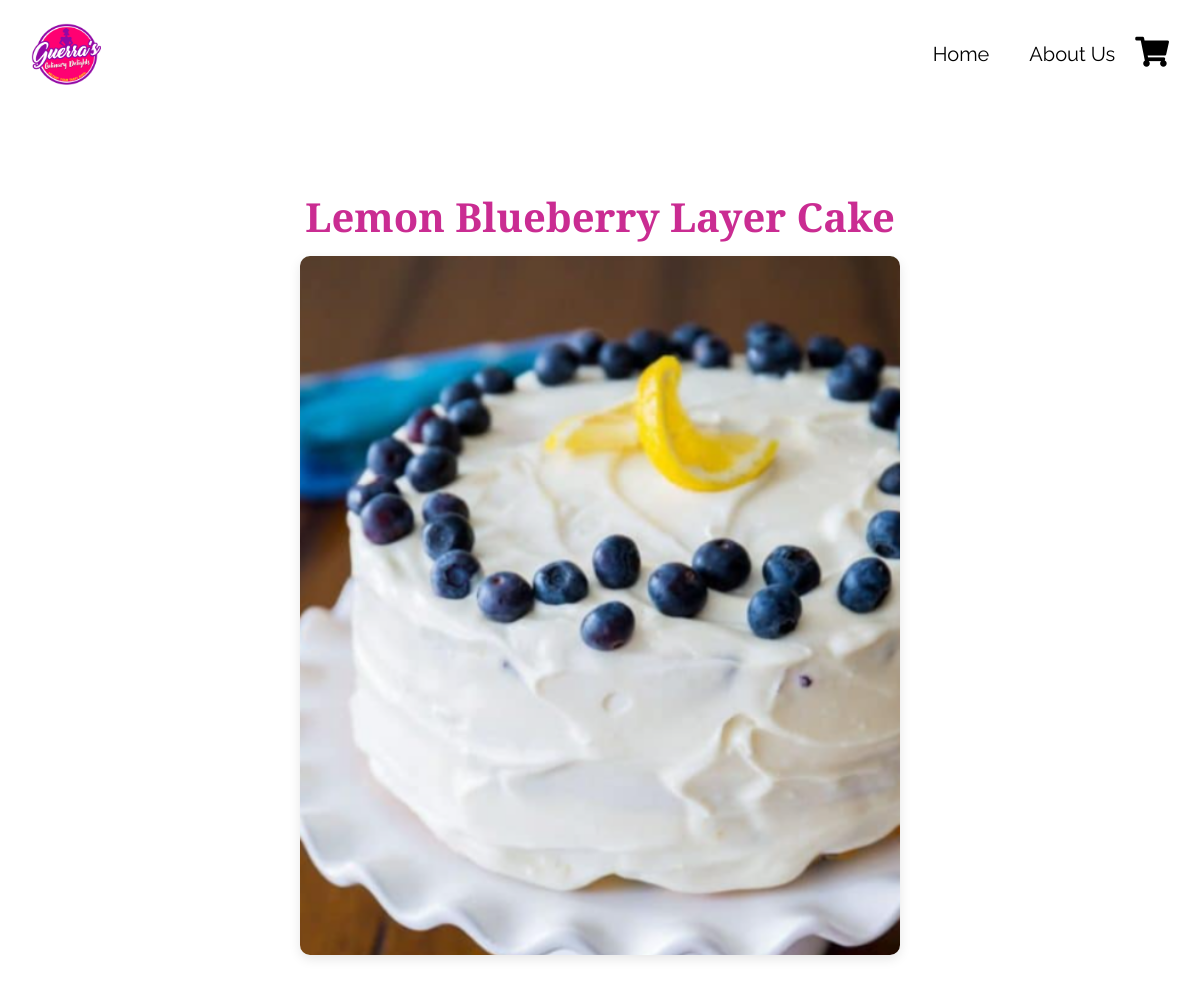
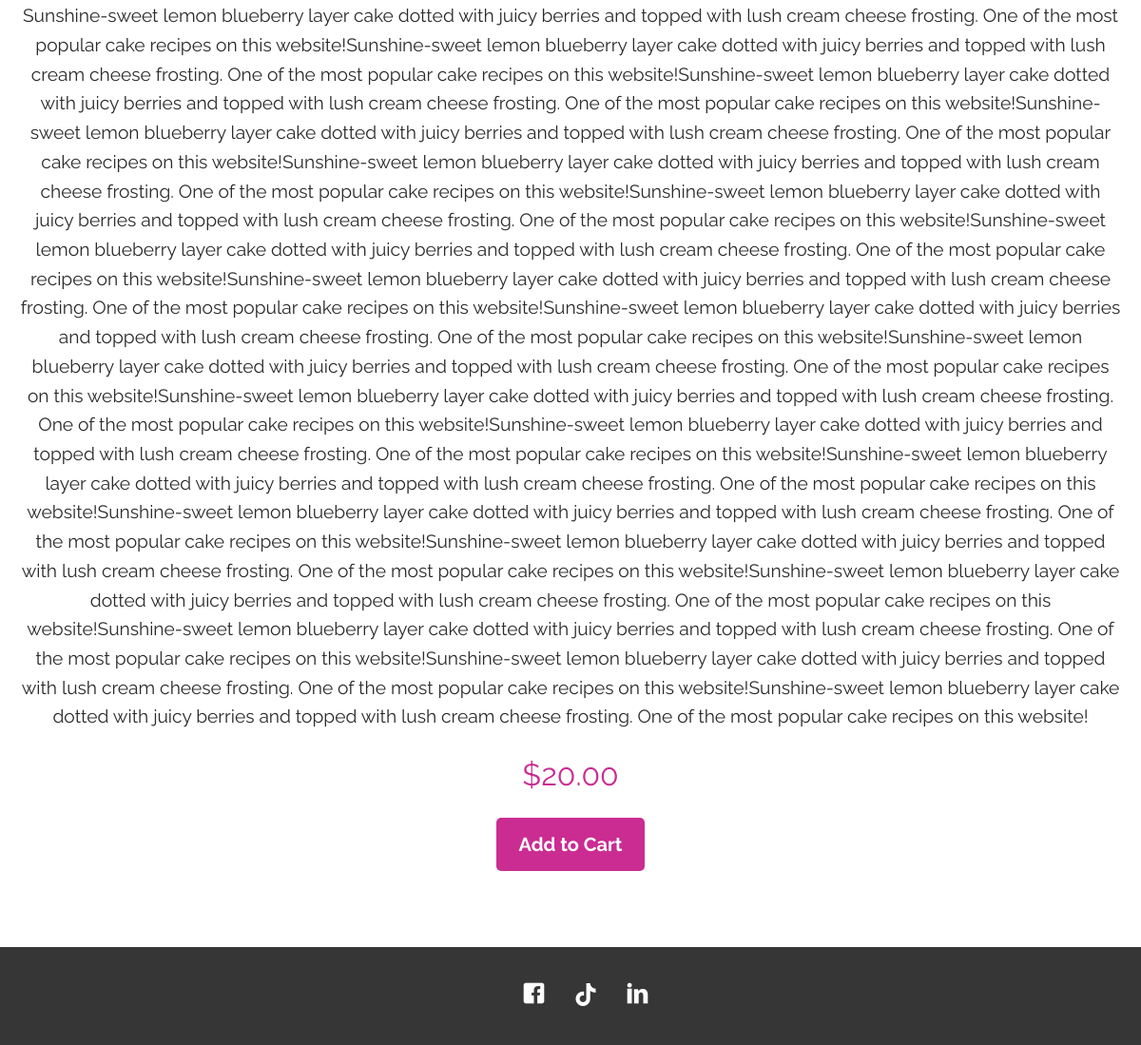
/product/5/, run on the app's committed database (2 pictures, top to bottom).
### app/models.py (models this page shows, shortened)
class Product(models.Model):
    title=models.CharField(max_length=50)
    price=models.DecimalField(max_digits=5,decimal_places=2)
    simple_description=models.CharField(max_length=200)
    description=models.CharField(max_length=4000)
    image=models.ImageField(upload_to='photo')

### app/views.py (the view)
# urls.py: path('product/<int:product_id>/', views.product_detail, name='product_detail'),
def product_detail(request, product_id):
    product = get_object_or_404(Product, id=product_id)
    return render(request, 'product.html', {'product': product})

### app/templates/product.html
{% extends "base.html" %}
{% load static %}
{% block content %}
    <main class="product-section">
        <h3 class="product-title">{{ product.title }}</h3>
        <img src="{{ product.image.url }}" alt="{{ product.title }}" class="product-image">
        <div class="product-info">
            <p class="product-description">{{ product.description }}</p>
            <div class="product-price">${{ product.price }}</div>
            <a href="{% url 'add_to_cart' product_id=product.id %}" class="add-to-cart">Add to Cart</a>
        </div>
    </main>
    {% endblock content %}

### staticfiles/css/style.css (style rules this page uses)
html { overflow-x: hidden; }
body { font-family: "Raleway", sans-serif; background: #fff; font-size: 20px; line-height: 1.6; color: #2c2a2a; }
a { -webkit-transition: .3s all ease; -o-transition: .3s all ease; transition: .3s all ease; color: #ca2c92; }
h1, h2, h3, h4, h5, .h1, .h2, .h3, .h4, .h5 { line-height: 1.45; color: #000; font-family: "Playfair Display", serif; font-weight: bold; }
.product-section { padding: 80px 20px; display: flex; flex-direction: column; align-items: center; }
.product-image { width: 100%; max-width: 600px; height: auto; border-radius: 10px; box-shadow: 0 4px 12px rgba(0, 0, 0, 0.1); }
.product-info { margin-top: 30px; text-align: center; }
.product-title { font-size: 2.5rem; color: #ca2c92; margin-bottom: 10px; }
.product-description { font-size: 1.2rem; line-height: 1.6; margin-bottom: 20px; }
.product-price { font-size: 2rem; color: #ca2c92; margin-bottom: 20px; }
.add-to-cart { display: inline-block; padding: 12px 24px; background-color: #ca2c92; color: white; text-decoration: none; border-radius: 5px; transition: background-color 0.3s; font-weight: bold; }

### data on the page
Product: title "Lemon Blueberry Layer Cake", image (picture), description "Sunshine-sweet lemon blueberry layer cake dotted with juicy berries and topped with lush cream cheese frosting. One of the most popular cake recipes on this website!Sunshine-sweet lemon blueberry layer cake dotted with juicy berries and topped with lush cream cheese frosting. One of the most popular cake recipes on this website!Sunshine-sweet lemon blueberry layer cake dotted with juicy berries and topped with lush cream cheese frosting. One of the most popular cake recipes on this website!Sunshine-sweet lemon blueberry layer cake dotted with juicy berries and topped with lush cream cheese frosting. One of the most popular cake recipes on this website!Sunshine-sweet lemon blueberry layer…", price "20.00"
